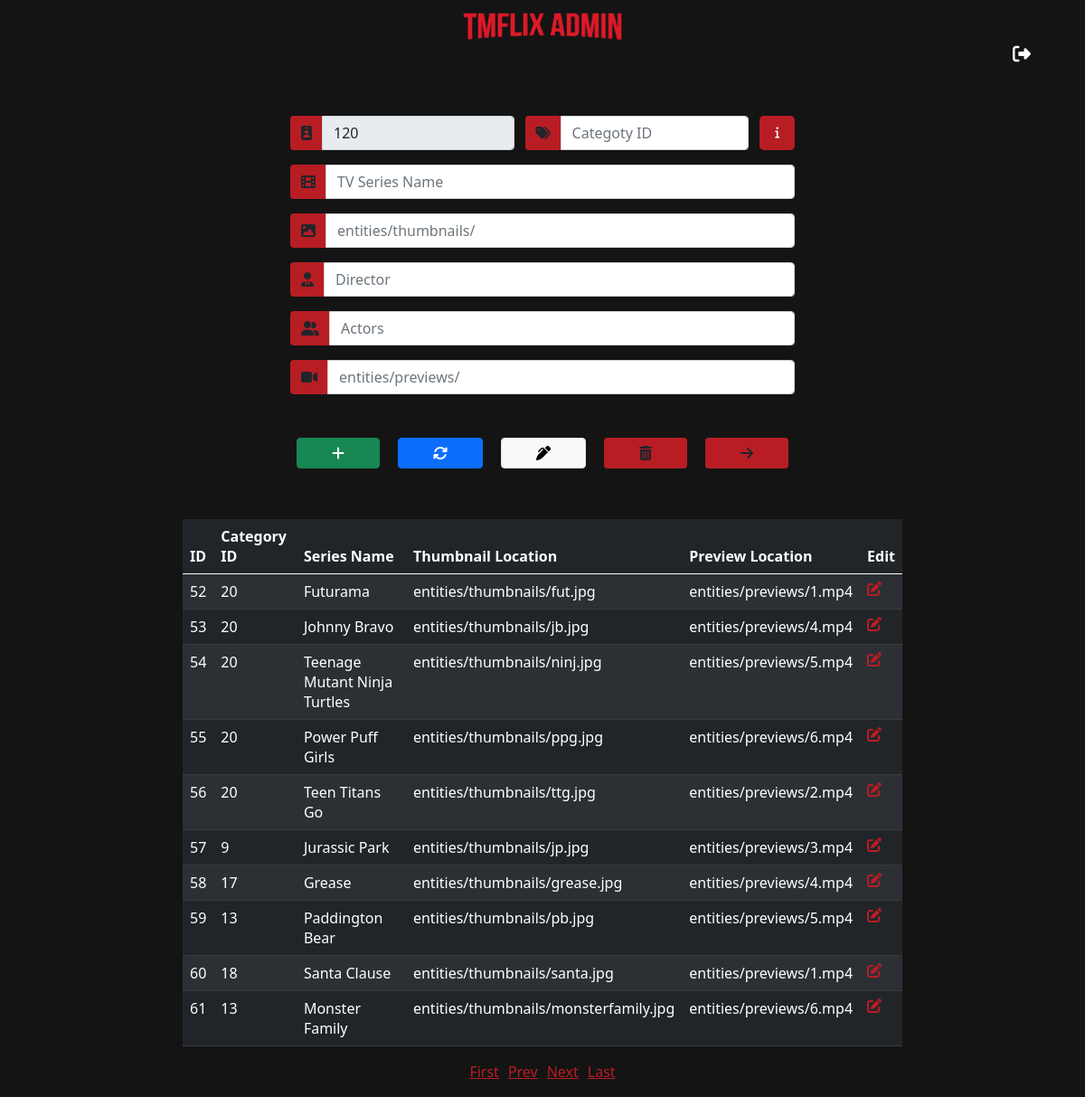
The page /adminPage.php?pageno=2 on the database its author committed.
### tables this page shows
CREATE TABLE `entities` (
  `id` int(11) NOT NULL,
  `name` varchar(250) NOT NULL,
  `thumbnail` varchar(250) NOT NULL,
  `preview` varchar(250) NOT NULL,
  `categoryId` int(11) NOT NULL
);

### adminPage.php (the view, shortened to what this page needs)
<?php
require_once("includes/classes/component.php");
require_once("includes/adminNavBar.php");
?>
<!DOCTYPE html>
<html>
<head>
	<link href="https://cdn.jsdelivr.net/npm/bootstrap@5.0.2/dist/css/bootstrap.min.css" rel="stylesheet">
	<link rel="stylesheet" type="text/css" href="assets/style/adminStyle.css">
</head>
<body>
	<div class="wrapper">
	<main class="mainContainer">
		<div class="container text-center">
			<div class="d-flex justify-content-center">
				<form action="" method="post" class="w-50">
					<div class="d-flex justify-content-center">
						<div class="row py-2">
							<div class="col colId">
							</div>
							<div class="col">
							</div>
							<div class="col2">
								<a class="btn btn-lg btn-dangers pop" data-toggle="popover" data-htmlcontent='#myPopoverContent'><i class="fas fa-info"></i>
								</a>
							</div>
						</div>
					</div>
					<div class="py-2">
					</div>
					<div class="pt-2">
					</div>
					<div class="py-0">
					</div>
					<div class="py-0">
					</div>
					<div class="pb-2">
					</div>
					<div class="d-flex justify-content-center">
					</div>
				</form>
			</div>
			<?php
				if (isset($_GET['pageno'])) {
                    $pageno = $_GET['pageno'];
                } else {
                    $pageno = 1;
                }
                $no_of_records_per_page = 10;
                $offset = ($pageno-1) * $no_of_records_per_page;
			 ?>
			<div class="d-flex table-data justify-content-center">
                <table class="table table-striped table-dark">
                    <thead class="thead-dark">
                        <tr>
                            <th>ID</th>
                            <th>Category ID</th>
                            <th>Series Name</th>
                            <th>Thumbnail Location</th>
                            <th>Preview Location</th>
                            <th>Edit</th>
                        </tr>
                    </thead>
                    <tbody id="tbody">
                        <?php
                                $conn=mysqli_connect("localhost","root","","tmflix");
                                $total_pages_sql = "SELECT COUNT(*) FROM entities";
                                $resultPage = mysqli_query($conn,$total_pages_sql);
                                $total_rows = mysqli_fetch_array($resultPage)[0];
                                $total_pages = ceil($total_rows / $no_of_records_per_page);
                                $sql = "SELECT * FROM entities LIMIT $offset, $no_of_records_per_page";
                                $res_data = mysqli_query($conn,$sql);
                                if($res_data){
                                    while($row = mysqli_fetch_assoc($res_data)){?>
                                        <tr>
                                            <td data-id="<?php echo $row['id']; ?>"><?php echo $row['id']; ?></td>
                                            <td data-id="<?php echo $row['id']; ?>"><?php echo $row['categoryId']; ?></td>
                                            <td data-id="<?php echo $row['id']; ?>"><?php echo $row['name']; ?></td>
                                            <td data-id="<?php echo $row['id']; ?>"><?php echo $row['thumbnail']; ?></td>
                                            <td data-id="<?php echo $row['id']; ?>"><?php echo $row['preview']; ?></td>
                                            <td><i class="fas fa-edit btnedit" data-id="<?php echo $row['id']; ?>"></i></td>
                                        </tr>
                            <?php
                                    }
                                }
                        ?>
                    </tbody>
                </table>
            </div>
            <div class="paginationMain">
            	<ul class="pagination">
			        <li><a href="?pageno=1">First</a></li>
			        <li class="<?php if($pageno <= 1){ echo 'disabled'; } ?>">
			            <a href="<?php if($pageno <= 1){ echo '#'; } else { echo "?pageno=".($pageno - 1); } ?>">Prev</a>
			        </li>
			        <li class="<?php if($pageno >= $total_pages){ echo 'disabled'; } ?>">
			            <a href="<?php if($pageno >= $total_pages){ echo '#'; } else { echo "?pageno=".($pageno + 1); } ?>">Next</a>
			        </li>
			        <li><a href="?pageno=<?php echo $total_pages; ?>">Last</a></li>
		    	</ul>
            </div>
		</div>
	</main>
</div>
</body>
</html>

### assets/style/adminStyle.css (style rules this page uses)
.wrapper { min-width: 1050px; min-height: 100%; background-color: #141414; }
.paginationMain { display: flex; justify-content: center; }
.paginationMain li { padding-right: 5; padding-left: 5; }
.paginationMain li a { color: #b81d24 }
.colId { padding: initial; }
.row.py-2 { margin: inherit; width: -webkit-fill-available; }
.col2 { display: contents; }
.btn-dangers.pop { margin: inherit; font-size: small; color: white; }
.btn-dangers.pop .fa-info { line-height: inherit; }
.btn-dangers { background-color: #b81d24; }
.mainContainer { padding-top: 10%; }
.d-flex table { margin: 1em 10em; }
table .btnedit { color: #b81d24; cursor: pointer; }

### rows shown on the page
entities: id "52", categoryId "20", name "Futurama", thumbnail "entities/thumbnails/fut.jpg", preview "entities/previews/1.mp4"
entities: id "53", categoryId "20", name "Johnny Bravo", thumbnail "entities/thumbnails/jb.jpg", preview "entities/previews/4.mp4"
entities: id "54", categoryId "20", name "Teenage Mutant Ninja Turtles", thumbnail "entities/thumbnails/ninj.jpg", preview "entities/previews/5.mp4"
entities: id "55", categoryId "20", name "Power Puff Girls", thumbnail "entities/thumbnails/ppg.jpg", preview "entities/previews/6.mp4"
entities: id "56", categoryId "20", name "Teen Titans Go", thumbnail "entities/thumbnails/ttg.jpg", preview "entities/previews/2.mp4"
entities: id "57", categoryId "9", name "Jurassic Park", thumbnail "entities/thumbnails/jp.jpg", preview "entities/previews/3.mp4"
entities: id "58", categoryId "17", name "Grease", thumbnail "entities/thumbnails/grease.jpg", preview "entities/previews/4.mp4"
entities: id "59", categoryId "13", name "Paddington Bear", thumbnail "entities/thumbnails/pb.jpg", preview "entities/previews/5.mp4"
entities: id "60", categoryId "18", name "Santa Clause", thumbnail "entities/thumbnails/santa.jpg", preview "entities/previews/1.mp4"
entities: id "61", categoryId "13", name "Monster Family", thumbnail "entities/thumbnails/monsterfamily.jpg", preview "entities/previews/6.mp4"
